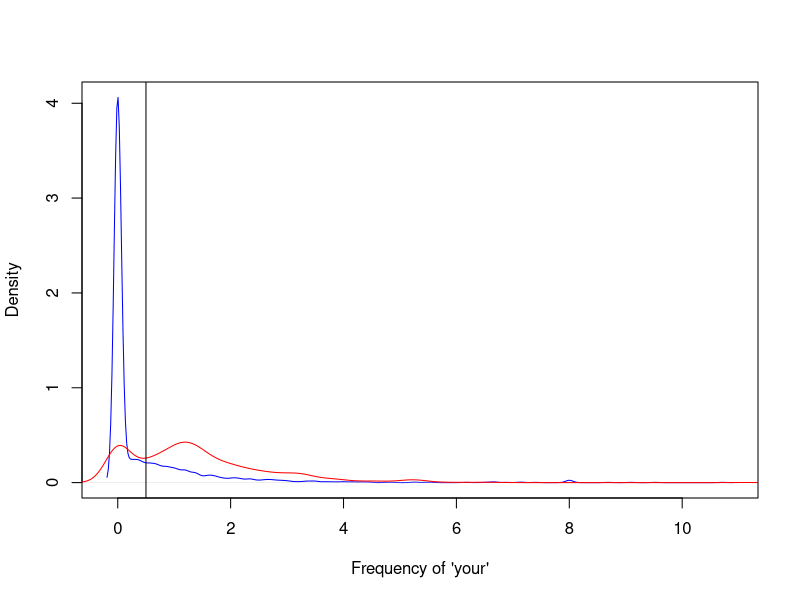
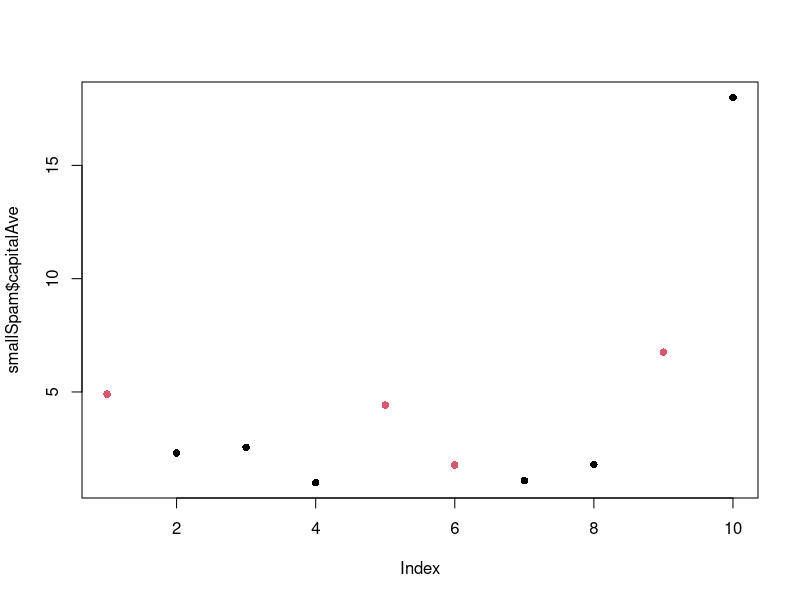

Generate these figures, in order, with R:
# Machine learning package


# Example 1 ####

rm(list = ls())
#install.packages("kernlab")


library(kernlab)
data(spam)

plot(density(spam$your[spam$type == "nonspam"]), col = "blue", main = '', xlab = "Frequency of 'your'")
lines(density(spam$your[spam$type == "spam"]), col = "red")

# define a cutoff, with which you define if a mail is spam or not depending on the usage of the word "your"
abline(v = 0.5, col = "black")


prediction <- ifelse(spam$your > 0.5, "spam", "nonspam")
prediction_table <- table(prediction, spam$type) / length(spam$type)


# accuracy

# really nonspam + really spam
round(prediction_table[1,1] + prediction_table[2,2], 3)
# 0.751




# Example 2 ####

library(kernlab); data(spam); set.seed(333)

smallSpam <- spam[sample(dim(spam)[1], size = 10), ]
spamLabel <- (smallSpam$type == "spam") * 1 + 1
plot(smallSpam$capitalAve, col = spamLabel, pch = 16)


# apply rules on your dataset

# Rule 1

rule_1 <- function(x){
  prediction <- rep(NA, length(x))
  prediction[x > 2.7] <- "spam"
  prediction[x < 2.40] <- "nonspam"
  prediction[(x >= 2.40 & x <= 2.45)] <- "spam"
  prediction[(x > 2.45 & x <= 2.70)] <- "nonspam"
  return(prediction)
  }

# transform to a table

table(rule_1(smallSpam$capitalAve), smallSpam$type)

# -> this is a perfect prediction for the sample data set


# Rule 2

rule_2 <- function(x){
  prediction <- rep(NA, length(x))
  prediction[x > 2.8] <- "spam"
  prediction[x <= 2.8] <- "nonspam"
  return(prediction)
}

table(rule_2(smallSpam$capitalAve), smallSpam$type)

# there is a small error in the prediction for the sample data set



# apply rules to big data sets

## rule 1 (very accurate for test set)
table_rule_1 <- table(rule_1(spam$capitalAve), spam$type) 
rownames(table_rule_1) <- c("predict_nonspam", "predict_spam")
table_rule_1    


## rule 2 (less accurate for test set)
table_rule_2 <- table(rule_2(spam$capitalAve), spam$type)
rownames(table_rule_2) <- c("predict_nonspam", "predict_spam")
table_rule_2 



# check the accuracy
# check how often spam is really spam and nonspam is really nonspam and then sum these up

# rule 1
sum(rule_1(spam$capitalAve) == spam$type)

# rule 2
sum(rule_2(spam$capitalAve) == spam$type)
